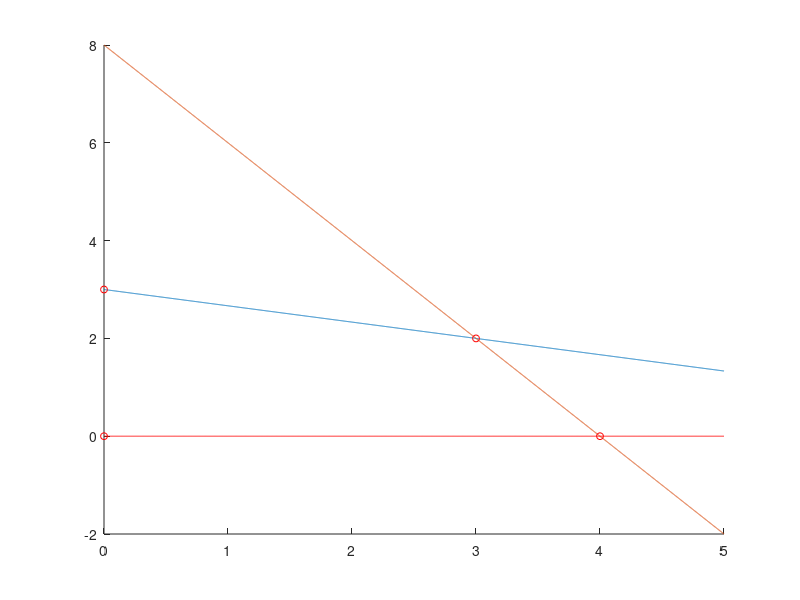

The MATLAB script that drew this image:
%Metodo Grafico Matlab
%Maximizacion Ejercicio 2
%Diego Velez 20172020075

clc, clear

x = 0:0.001:5; %Vector X

r1 = 3 - (1/3)*x; %Restirccion 
r2 = 8 - 2*x; %Restriccion

%Pone el punto A
xA = 0; 
yA = 0; 
%Encuentra el punto B
idx = find(r2 == zeros(size(x))); %interseccion de r2 con el eje x
xB = x(idx); 
yB = r2(idx);
%Encuentra el punto C
idx = find(r1 == r2); %interseccion entre las restricciones
xC = x(idx); 
yC = r1(idx);
%Encuentra el punto D
xD = x(1); 
yD = r1(1);

hold on
%Grafica las restricciones
plot(x, r1)
plot(x, r2)
plot(x, zeros(size(x)), 'r')
%Grafica los puntos interseccion
plot(xA, yA, 'ro', 'MarkerSize', 5)
plot(xB, yB, 'ro', 'MarkerSize', 5)
plot(xC, yC, 'ro', 'MarkerSize', 5)
plot(xD, yD, 'ro', 'MarkerSize', 5)
hold off

%Encuentra la solucion optima
zA = (xA)+(2*yA);
zB = (xB)+(2*yB);
zC = (xC)+(2*yC);
zD = (xD)+(2*yD);

z = max([zA,zB,zC,zD])

if z == zA
    x1 = xA
    x2 = yA
end
if z == zB
    x1 = xB
    x2 = yB
end
if z == zC
    x1 = xC
    x2 = yC
end
if z == zD
    x1 = xD
    x2 = yD
end